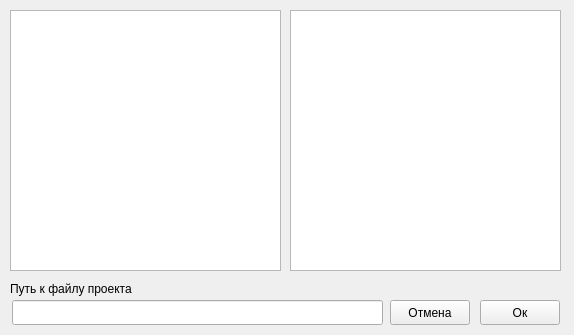
<?xml version="1.0" encoding="UTF-8"?>
<ui version="4.0">
 <class>OpenProject</class>
 <widget class="QWidget" name="OpenProject">
  <property name="geometry">
   <rect>
    <x>0</x>
    <y>0</y>
    <width>574</width>
    <height>335</height>
   </rect>
  </property>
  <property name="windowTitle">
   <string>Form</string>
  </property>
  <widget class="QTreeView" name="treeView">
   <property name="geometry">
    <rect>
     <x>10</x>
     <y>10</y>
     <width>271</width>
     <height>261</height>
    </rect>
   </property>
  </widget>
  <widget class="QListView" name="listView">
   <property name="geometry">
    <rect>
     <x>290</x>
     <y>10</y>
     <width>271</width>
     <height>261</height>
    </rect>
   </property>
  </widget>
  <widget class="QPushButton" name="b_accept">
   <property name="geometry">
    <rect>
     <x>480</x>
     <y>300</y>
     <width>80</width>
     <height>25</height>
    </rect>
   </property>
   <property name="text">
    <string>Ок</string>
   </property>
  </widget>
  <widget class="QPushButton" name="b_cancel">
   <property name="geometry">
    <rect>
     <x>390</x>
     <y>300</y>
     <width>80</width>
     <height>25</height>
    </rect>
   </property>
   <property name="text">
    <string>Отмена</string>
   </property>
  </widget>
  <widget class="QLineEdit" name="lineEdit">
   <property name="geometry">
    <rect>
     <x>12</x>
     <y>300</y>
     <width>371</width>
     <height>25</height>
    </rect>
   </property>
  </widget>
  <widget class="QLabel" name="label">
   <property name="geometry">
    <rect>
     <x>10</x>
     <y>280</y>
     <width>131</width>
     <height>17</height>
    </rect>
   </property>
   <property name="text">
    <string>Путь к файлу проекта</string>
   </property>
  </widget>
 </widget>
 <resources/>
 <connections/>
</ui>
